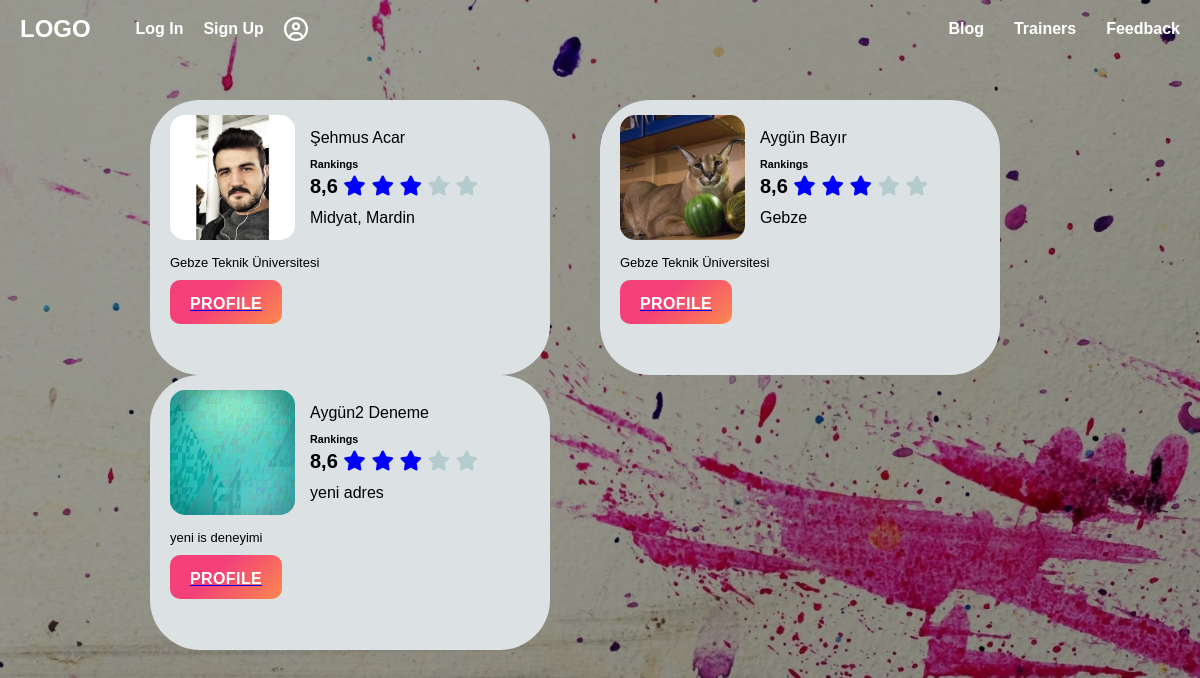
The app's page /trainer/index/, older data.
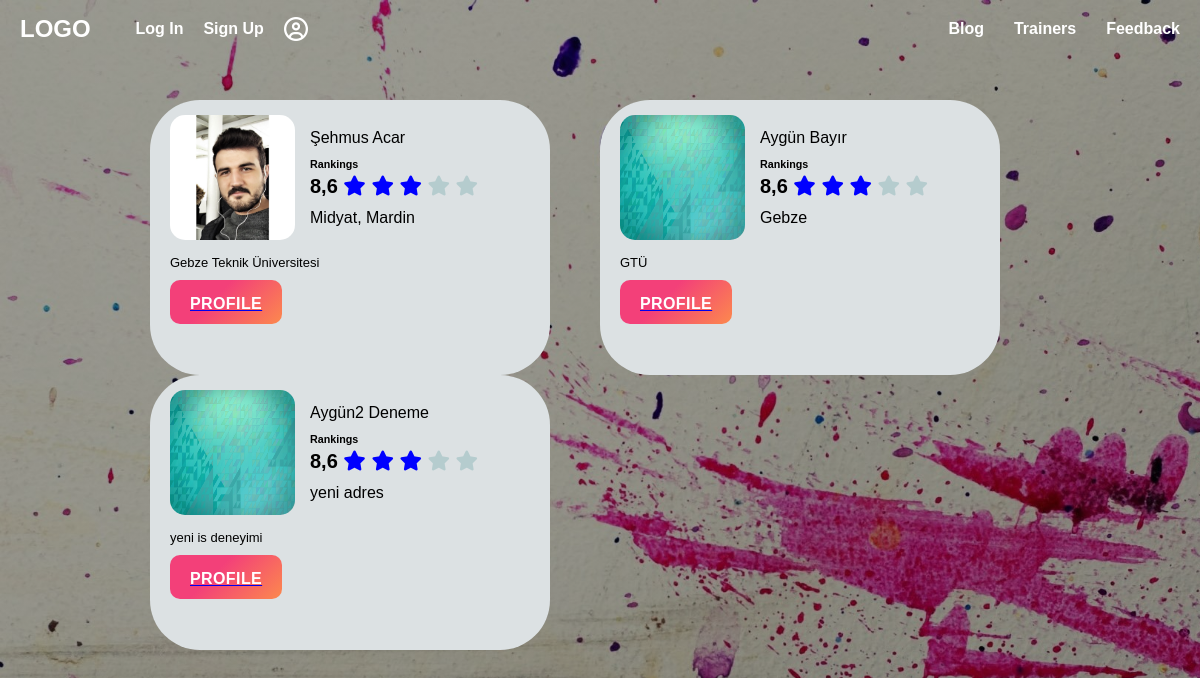
The same page, newer data.
### trainer/models.py (models this page shows, shortened)
class Trainer(models.Model):
    Name= models.CharField(max_length=120)
    Surname = models.CharField(max_length=120)
    City = models.CharField(max_length=120)
    Phone = models.CharField(max_length=10)
    Mail = models.EmailField(max_length=120)
    gender_dict = [
        (True, 'Erkek'),
        (False, 'Kadın')
    ]
    Gender = models.BooleanField(blank=False, null=False, choices=gender_dict)
    Address = models.TextField()
    Work_Experience = models.TextField()
    image = models.FileField(null=True,blank=True)
    Birth_Date = models.DateField()
    approval_dict = [
        (True, 'Onaylı'),
        (False, 'Onaylanmamış')
    ]
    is_approved = models.BooleanField(default=False, verbose_name = 'Onay', choices=approval_dict)
    User_ID = models.ForeignKey('auth.User', related_name='trainers', on_delete=models.CASCADE, blank=True, null=True, verbose_name='Kullanıcı Hesabı')
    def get_absolute_url(self):
        return reverse('trainer:detail', kwargs={'id': self.id})

### trainer/views.py (the view)
# urls.py: path('index/', trainer_index, name='index'),
def trainer_index(request):
    trainers = Trainer.objects.all()
    auth_trainer = None
    if request.user.is_authenticated:
        auth_trainer = trainers.filter(User_ID=request.user)
    return render(request, 'trainer/index.html', {'trainers': trainers, 'auth_trainer': auth_trainer})

### templates/trainer/index.html (shortened to what this page needs)
{% load static %}
<html>
  <head>
    <link rel="stylesheet" href="{% static 'css/Trainers.css' %}" />
    <link rel="stylesheet" href="{% static 'css/Header.css' %}" />
    <link
      rel="stylesheet"
      href="https://cdnjs.cloudflare.com/ajax/libs/font-awesome/5.14.0/css/all.min.css"
    />
    <link
      rel="stylesheet"
      href="https://cdnjs.cloudflare.com/ajax/libs/font-awesome/4.7.0/css/font-awesome.min.css"
    />
    <link
      rel="stylesheet"
      href="https://cdnjs.cloudflare.com/ajax/libs/font-awesome/4.7.0/css/font-awesome.min.css"
    />
    <link
      rel="stylesheet"
      href="https://cdnjs.cloudflare.com/ajax/libs/font-awesome/5.14.0/css/all.min.css"
    />
    <link rel="stylesheet" href="{% static 'css/Button.css' %}" />
  </head>
  <body>
    {% include 'header.html' %}
    <div class="profile-list">
      <div class="trainer-blocks">
        {% for trainer in trainers %}
        <div class="profile-block">
          <div class="upper-side">
            <img src="{{ trainer.image.url }}" alt="" />
            <div class="profile-inf">
              <p>{{ trainer.Name}} {{ trainer.Surname }}</p>
              <div class="ranking">
                <h6>Rankings</h6>
                <p style="margin-top: 5px; font-size: 20px; font-weight: bold">
                  8,6
                  <span class="fa fa-star checked"></span>
                  <span class="fa fa-star checked"></span>
                  <span class="fa fa-star checked"></span>
                  <span class="fa fa-star"></span>
                  <span class="fa fa-star"></span>
                </p>
              </div>
              <p>{{ trainer.Address }}</p>
            </div>
          </div>
          <div class="down-side">
            <p style="font-size: 13px">{{ trainer.Work_Experience }}</p>
            <a href="{{trainer.get_absolute_url}}">
              <button
                style="justify-items: end; margin-top: 10px"
                class="button-75"
                role="button"
              >
                <span class="text">Profile</span>
              </button></a
            >
          </div>
        </div>
        <br />
        {% endfor %}
      </div>
    </div>
  </body>
</html>

Row changes from the older to the newer data that the page shows:
changed Trainer "Aygün": image: a different picture; Work_Experience "Gebze Teknik Üniversitesi" → "GTÜ"
